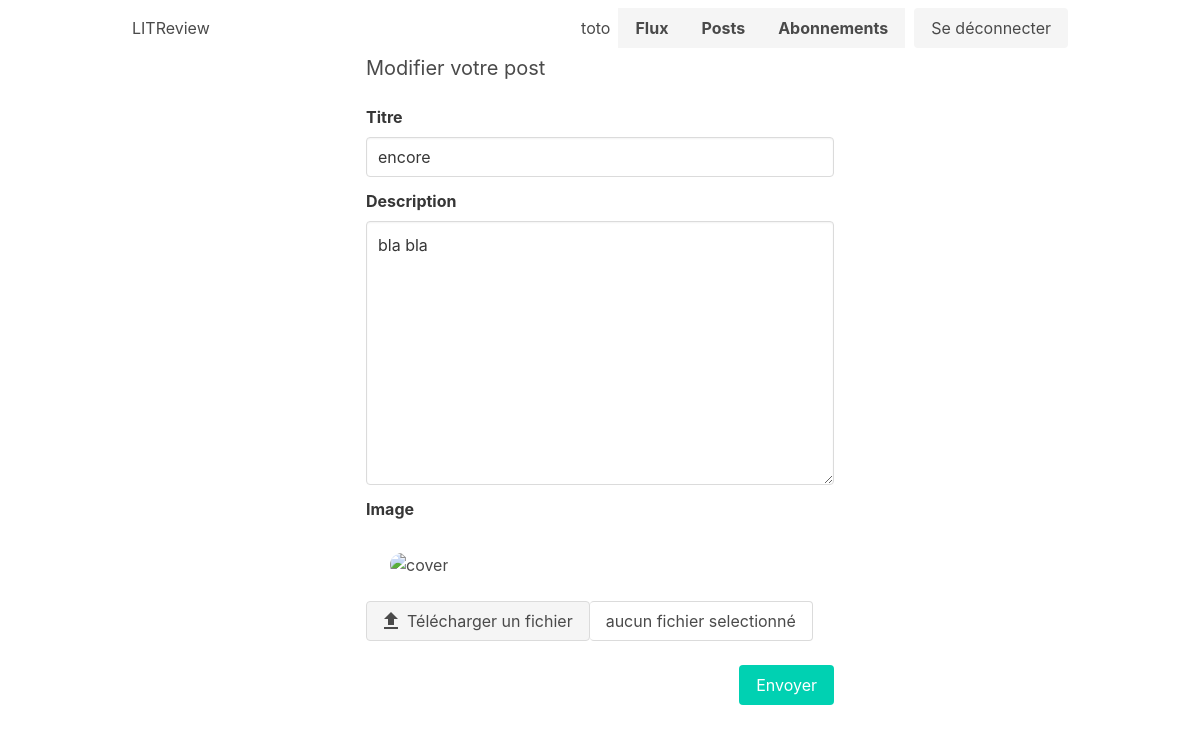
Page /blog/post_update/ticket/17/ (signed in) on the earlier database version.
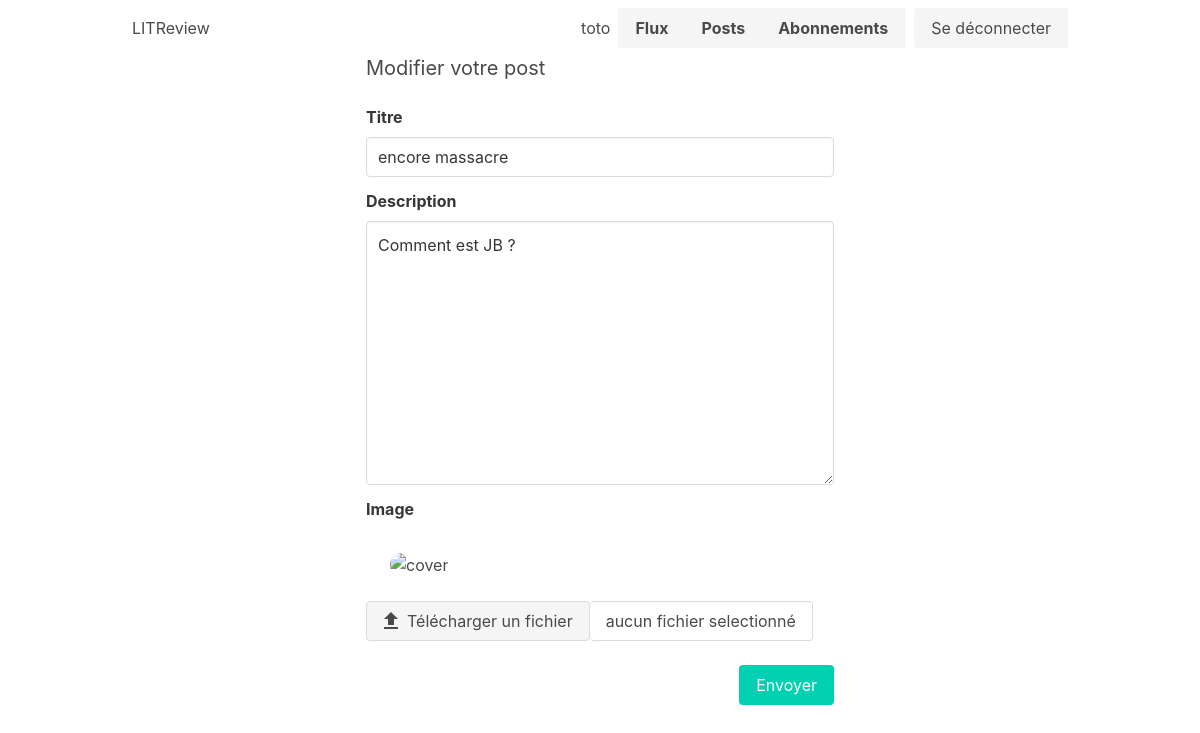
Same page on the later database version.
### blog/models.py (models this page shows, shortened)
class Ticket(models.Model):
    type = "ticket"
    title = models.CharField(max_length=128, verbose_name="titre")
    description = models.CharField(max_length=2048, blank=True)
    user = models.ForeignKey(
        settings.AUTH_USER_MODEL, on_delete=models.CASCADE)
    image = models.ImageField(blank=True)
    time_created = models.DateTimeField(auto_now_add=True)
    reviewed = models.BooleanField(default=False)
    class Meta:
        ordering = ('-time_created',)

### blog/views.py (the view, shortened to what this page needs)
@login_required
def post_update(request, type, id):
    if type == 'review':
        post = get_object_or_404(Review, id=id)
        form = ReviewCreateForm(instance=post)
    elif type == 'ticket':
        post = get_object_or_404(Ticket, id=id)
        form = TicketCreateForm(instance=post)
    else:
        raise Http404()
    context = {
        'post': post,
        'form': form,
        'type': type,
    }
    request.user.is_user(post)
    return render(request, 'blog/post_update.html', context)

### blog/forms.py
class TicketCreateForm(TicketNoImageCreateForm):
    image = forms.ImageField(
        widget=forms.FileInput(attrs={
            "type": "file",
        })
    )
    class Meta:
        model = Ticket
        exclude = ('user',)

### authentication/models.py (called while the page is built)
    def is_user(self, post):
        if post.user == self:
            return True
        else:
            raise PermissionDenied()

### blog/templates/blog/post_update.html (shortened to what this page needs)
{% extends '_base.html' %}
{% block content %}
<div class="columns is-centered">
    <div class="column is-half">
        <h1 class="subtitle">Modifier votre post</h1>
        <form action="" method="post" enctype="multipart/form-data">
            {% if type == "ticket" %}
                {% include 'blog/__ticket_form.html' with image=post.image.url buttons='no_buttons' %}
            {% elif type == "review" %}
                {% include 'blog/__review_form.html' %}
            {% endif %}
            <button class="button is-primary mt-5 is-pulled-right">Envoyer</button>
        </form>
    </div>
</div>
{% endblock content %}

### blog/templates/blog/__ticket_form.html (shortened to what this page needs)
    <div class="field">
        <label class="label">{{ form.title.label }}</label>
        <div class="control">
            {{ form.title }}
        </div>
    </div>
    <div class="field">
        <label class="label">{{ form.description.label }}</label>
        <div class="control">
            {{ form.description }}
        </div>
    </div>
    <label class="label">{{ form.image.label }}</label>
    {% if image %}
        <img src="{{ image }}" alt="cover" class="cover m-5">
    {% endif %}
    <div class="file">
        <label class="file-label">
          <span class="file-cta">
            <span class="file-icon">
                <span class="material-icons">
                </span>
            </span>
                <span class="file-label">
                    Télécharger un fichier
                </span>
          </span>
          <span class="file-name is-fullwidth" id="selected_file" title="aucun fichier">
            aucun fichier selectionné
          </span>
        </label>
      </div>

Differences in the rows shown:
changed Ticket: title "encore" → "encore massacre"; description "bla bla" → "Comment est JB ?"
